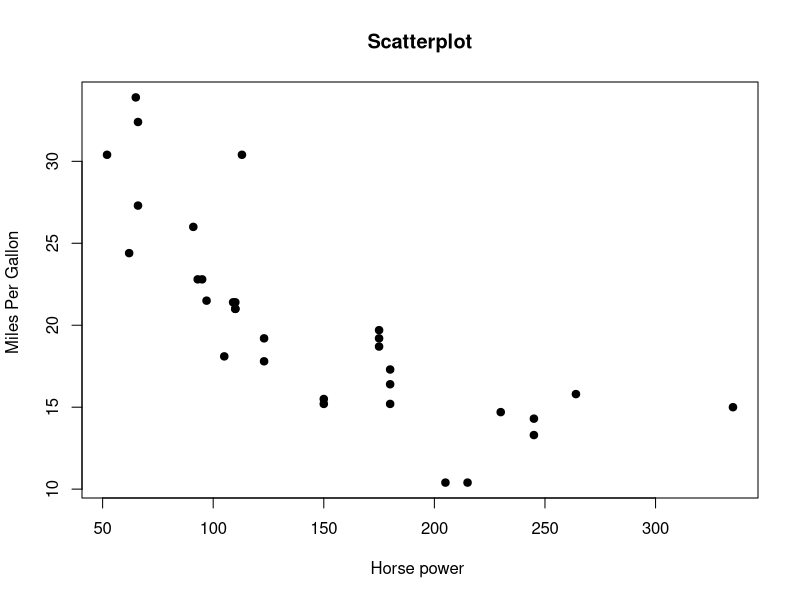
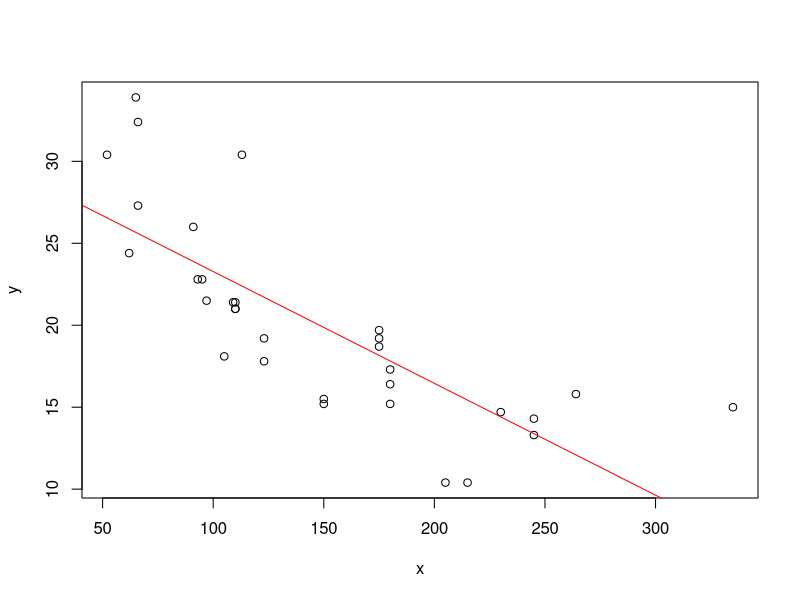

Recreate these plots in R, in order.
## ---- chunk 1
knitr::opts_chunk$set(echo = TRUE)
## ---- chunk 2
data("mtcars")
## ---- chunk 3
?mtcars # muestra la información completa en la ventana de Help
## ---- chunk 4
summary(mtcars)
## ---- chunk 5
x = mtcars$hp
y = mtcars$mpg
plot(x, y, main="Scatterplot", 
   xlab="Horse power ", ylab="Miles Per Gallon ", pch=19)
## ---- chunk 6
Sxx = sum( (x-mean(x))^2 )
Sxy = sum(  (x-mean(x))*(y-mean(y)) )
beta1 = Sxy/Sxx
beta0 = mean(y)-beta1*mean(x)

# Imprime resultados
cat("beta0 =",beta0, "\n")
cat("beta1 =",beta1)

## ---- chunk 7
Syy = sum( (y-mean(y))^2 )
SSE = Syy-beta1*Sxy # Suma cuadrática de errores
S2 = SSE/(length(x)-2) # Estimación de la varianza del error (o de Y)
S = sqrt(S2)

t = beta1/(S/sqrt(Sxx))
cat("El estadístico de prueba es t =", t)

## ---- chunk 8
pvalue = pt(t,df=length(x)-2)
cat("El valor-p es pvalue =", pvalue)
## ---- chunk 9
delta_beta1 = qt(0.025, length(x)-2) * S/sqrt(Sxx)
IC = c(beta1-delta_beta1, beta1+delta_beta1)

cat("El intervalo de confianza al 95% para beta1 es IC =", IC)
## ---- chunk 10
r = beta1 * sqrt(Sxx/Syy)
cat("El coeficiente de correlación es r = ", r)
## ---- chunk 11
reg = lm(y~x)
summary(reg)
## ---- chunk 12
confint(reg, level=0.95)
## ---- chunk 13
(y_pred = beta0 + beta1*200)

## ---- chunk 14
new = data.frame(x=200) # Note que hay que definir un dataframe, aunque sea para un solo valor
predict(reg, new)
## ---- chunk 15
plot(x,y)
abline(reg, col="red")
